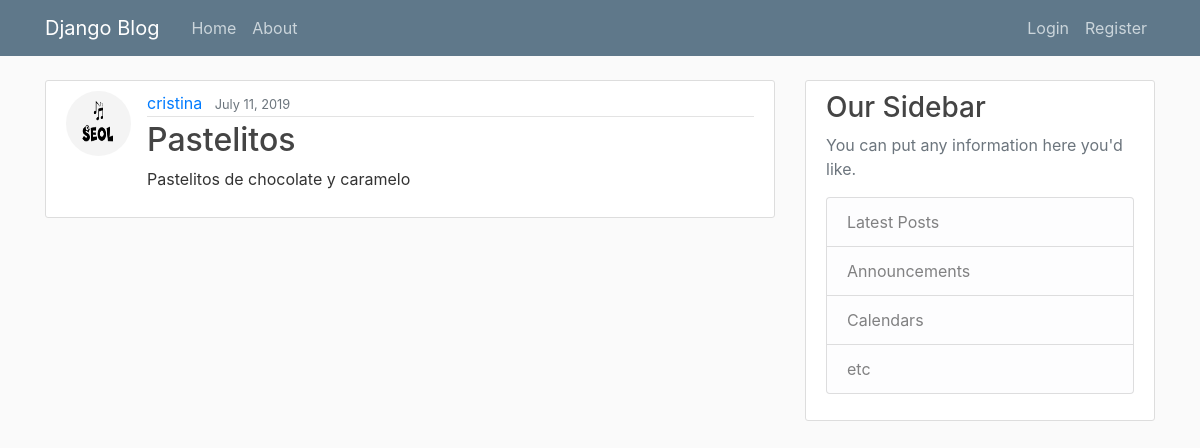
Screenshot of /post/7/ with the database file from the repository.
### blog/models.py (models this page shows, shortened)
class Post(models.Model):
    titulo = models.CharField(max_length=100)
    contenido = models.TextField()
    fecha = models.DateTimeField(auto_now_add=True)
    autor = models.ForeignKey(User, on_delete=models.CASCADE)

### users/models.py (models this page shows, shortened)
class Profile(models.Model):
    user = models.OneToOneField(User, on_delete=models.CASCADE)
    image = models.ImageField(default='default.jpg', upload_to='profile_pics')

### blog/views.py (the view)
# urls.py: path('post/<int:pk>/', PostDetailView.as_view(), name='post-detail'),
class PostDetailView(DetailView):
    model = Post

### blog/templates/blog/post_detail.html (shortened to what this page needs)
{% extends "blog/base.html" %}
{% block content %}
  <article class="media content-section">
    <img class="rounded-circle article-img" src="{{ object.autor.profile.image.url }}">
    <div class="media-body">
      <div class="article-metadata">
        <a class="mr-2" href="{% url 'user-posts' object.autor.username %}">{{ object.autor }}</a>
        <small class="text-muted">{{ object.fecha|date:"F d, Y" }}</small>
      </div>
      <h2 class="article-title">{{ object.titulo }}</h2>
      <p class="article-content">{{ object.contenido }}</p>
    </div>
  </article>
{% endblock content %}

### blog/static/blog/main.css (style rules this page uses)
body { background: #fafafa; color: #333333; margin-top: 5rem; }
h1, h2, h3, h4, h5, h6 { color: #444444; }
.content-section { background: #ffffff; padding: 10px 20px; border: 1px solid #dddddd; border-radius: 3px; margin-bottom: 20px; }
.article-title { color: #444444; }
.article-content { white-space: pre-line; }
.article-img { height: 65px; width: 65px; margin-right: 16px; }
.article-metadata { padding-bottom: 1px; margin-bottom: 4px; border-bottom: 1px solid #e3e3e3 }

### rows the page displays
Post: autor.profile.image (picture), autor "cristina", fecha "July 11, 2019", titulo "Pastelitos", contenido "Pastelitos de chocolate y caramelo"
